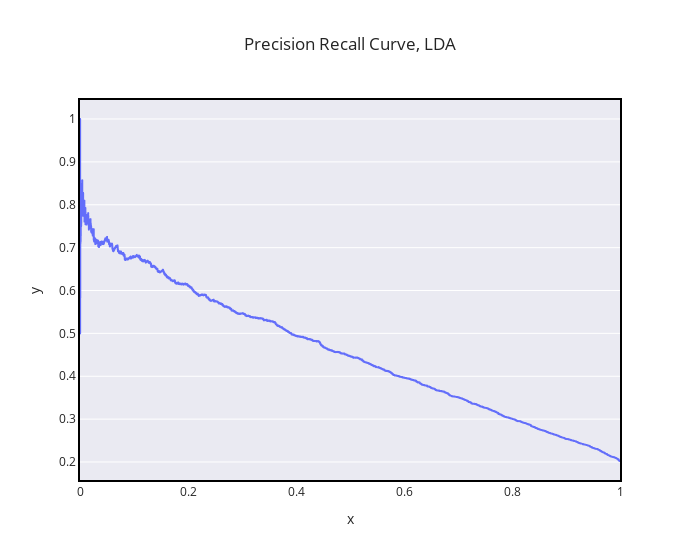

Here is the notebook cell this chart was saved with:
### Code cell
#############################################################
###########Precision-recall curve with 336 features--modified##########
#A no-skill classifier is one that cannot discriminate between the classes and would predict a random class
#or a constant class in all cases. The no-skill line changes based on the distribution of the positive to negative classes. 
#It is a horizontal line with the value of the ratio of positive cases in the dataset. For a balanced dataset, this is 0.5.
#############################################################

model_336 = LinearDiscriminantAnalysis(n_components= None)
model_336.fit(X_train, y_train)
X_train = model_336.fit_transform(X_train, y_train)
X_test = model_336.transform(X_test)


#model_336_pr = LinearDiscriminantAnalysis()
#model_336_pr.fit(X_train, y_train)
#y_pred_336_pr = cross_val_predict(model_336_pr, X_train, y_train, cv = 7)

#display = PrecisionRecallDisplay.from_predictions(y_train, y_pred_336_pr, name="LDA, 5-fold CV")
#_ = display.ax_.set_title("Precision-Recall curve # 336 features")


# plot no skill and model precision-recall curves
def plot_pr_curve(y_test, model_probs):
	# calculate the no skill line as the proportion of the positive class
	no_skill = len(y_test[y_test==1]) / len(y_test)
	# plot the no skill precision-recall curve
	pyplot.plot([0, 1], [no_skill, no_skill], linestyle='--', label='No Skill')
	# plot model precision-recall curve
	precision, recall, _ = precision_recall_curve(y_test, model_probs)
	pyplot.plot(recall, precision, marker='.', label='Linear Disc. Analysis, removed outliers')
	# axis labels
	pyplot.xlabel('Recall')
	pyplot.ylabel('Precision')
	# show the legend
	pyplot.legend()
	# show the plot
	pyplot.show()
    

model_336_pr = LinearDiscriminantAnalysis(n_components= None)
model_336_pr.fit(X_train, y_train)
yhat = model_336_pr.predict_proba(X_test)
model_probs = yhat[:, 1]
# calculate the precision-recall auc
precision, recall, _ = precision_recall_curve(y_test, model_probs)
auc_score = auc(recall, precision)
print('Linear Discriminant Analysis PR AUC: %.3f' % auc_score)
# plot precision-recall curves
plot_pr_curve(y_test, model_probs)


df = pd.DataFrame(dict(x = recall,y = precision))
df.to_csv('ldao.csv')

print(df)
fig = px.line(df, x='x', y='y', title='Precision Recall Curve, LDA')
fig.update_layout(hovermode='closest',template='seaborn',width=700,xaxis=dict(mirror=True,linewidth=2,linecolor='black',showgrid=False),
                 yaxis=dict(mirror=True,linewidth=2,linecolor='black'))

### Figure 1 — Plotly figure (JSON) as saved in the notebook; plotly's stock layout.template omitted (floating-point values rounded to 4 significant figures; data arrays with more than 128 entries replaced by an {"elided": "..."} marker saying what was removed)
{"data": [{"hovertemplate": "x=%{x}<br>y=%{y}<extra></extra>", "legendgroup": "", "line": {"color": "#636efa", "dash": "solid"}, "marker": {"symbol": "circle"}, "mode": "lines", "name": "", "showlegend": false, "type": "scattergl", "x": {"elided": "20794 float values"}, "xaxis": "x", "y": {"elided": "20794 float values"}, "yaxis": "y"}], "layout": {"hovermode": "closest", "legend": {"tracegroupgap": 0}, "title": {"text": "Precision Recall Curve, LDA"}, "width": 700, "xaxis": {"anchor": "y", "domain": [0, 1], "linecolor": "black", "linewidth": 2, "mirror": true, "showgrid": false, "title": {"text": "x"}}, "yaxis": {"anchor": "x", "domain": [0, 1], "linecolor": "black", "linewidth": 2, "mirror": true, "title": {"text": "y"}}}}
